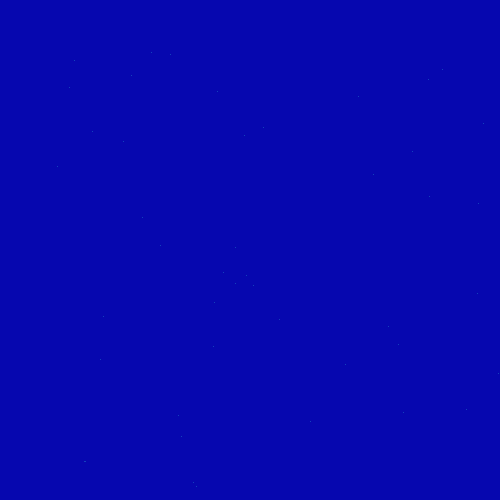
Frame 1 (no input)
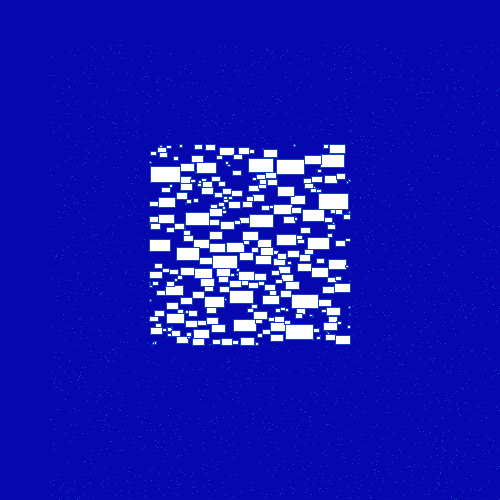
Frame 60 (the mouse pressed at the canvas centre just before this capture)
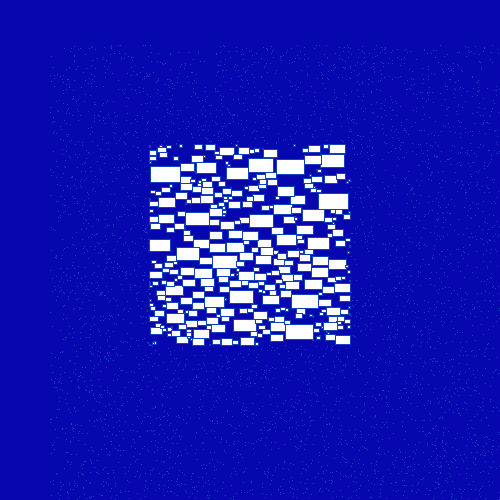
Frame 120 (the mouse held since frame 60 and released just before this capture)

The Processing sketch that drew these frames (run headless with seeded random() and noise(); from frame 60 on, the mouse is pressed at the canvas centre):

// Processing sketch: sketch_12052017
// ── sketch_12052017.pde
ArrayList<Circle>circles;
void setup(){
  size(500,500);
  smooth();
  circles = new ArrayList<Circle>();
}


void draw(){
  translate(50,45);
  background(6,7,175);
  int count = 0;
  int total = 50;
  while(count < total){
    Circle newC = newCircle();
    if(newC !=null){
      circles.add(newC);
      count++;
    }
  }
  
  for(Circle c : circles){
    if(c.growing){
      if(c.edges()){
        c.growing = false;
      }else{
        for(Circle other : circles){
          if(c != other){
            float d = dist(c.x, c.y, other.x, other.y);
            if(c.x+c.r1/2 >= other.x-other.r1/2 && c.x-c.r1/2 <= other.x+other.r1/2 && c.y+c.r2/2 >= other.y-other.r2/2 && c.y-c.r2/2 <= other.y+other.r2/2){
              c.growing = false;
              break;
            }
          }
        }
      }
    }
      c.show();
      c.grow();
  }
}

Circle newCircle(){
  float x = random(width);
  float y = random(height);
  
  boolean valid = true;
  for(Circle c : circles){
    float d = dist(x,y,c.x,c.y);
    float diag = sqrt((c.r1*c.r1)+(c.r2*c.r2));
    if(d<diag/2){
      valid = false;
      break;
    }
  }
  
  if(valid){
    return new Circle(x,y);
  }else{
    return null;
  }
}
// ── Circle.pde
class Circle{
  float x;
  float y;
  float r1 = 0;
  float r2 = 0;
  boolean growing = true;
  
  Circle(float x_, float y_){
    x = x_;
    y = y_;
    //r = 1;
  }
  
   void grow(){
    if(growing){
      r1 = r1 + 1;
      r2 = r1/2 + 1;
    }
  }
  
  boolean edges(){
    return(x + r1/2 >300 || x - r1/2 <100 || y + r2/2 > 300 || y - r2/2 < 100);
  }
  
  void show(){
    stroke(19,65,188);
    rectMode(CENTER);
    rect(x,y,r1,r2);
  }
}
